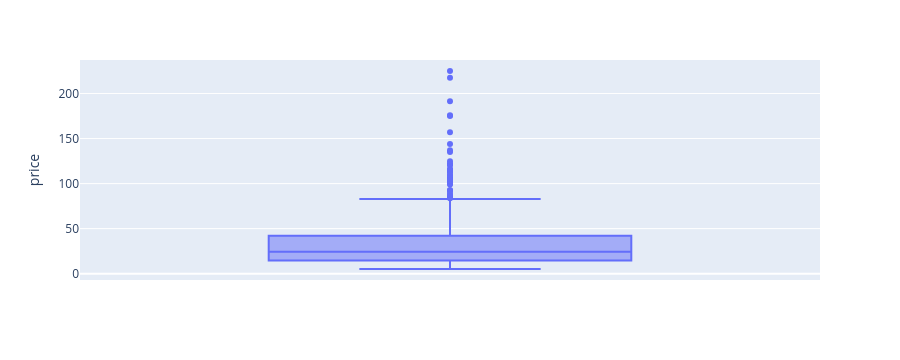

The notebook cell this image was saved under:
### Markdown cell above
On choisira simplement la méthode de la boite à moustache où la limite supérieure = Q3 + 1,5 * (Q3 -Q2).

### Code cell
fig = px.box(erp_nettoye, y="price")
fig.show()

### Figure 1 — Plotly figure (JSON) as saved in the notebook; plotly's stock layout.template omitted (floating-point values rounded to 4 significant figures; data arrays with more than 128 entries replaced by an {"elided": "..."} marker saying what was removed)
{"data": [{"alignmentgroup": "True", "hovertemplate": "price=%{y}<extra></extra>", "legendgroup": "", "marker": {"color": "#636efa"}, "name": "", "notched": false, "offsetgroup": "", "orientation": "v", "showlegend": false, "type": "box", "x0": " ", "xaxis": "x", "y": {"elided": "825 float values"}, "y0": " ", "yaxis": "y"}], "layout": {"boxmode": "group", "height": 360, "legend": {"tracegroupgap": 0}, "margin": {"t": 60}, "xaxis": {"anchor": "y", "autorange": true, "domain": [0, 1], "range": [-0.5, 0.5], "type": "category"}, "yaxis": {"anchor": "x", "autorange": true, "domain": [0, 1], "range": [-7.011, 237.2], "title": {"text": "price"}, "type": "linear"}}}
